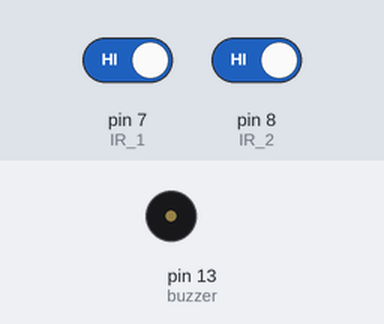
Bench run of a sketch on a simulated Arduino Uno, built with avr-gcc and run on an emulated ATmega328P. Parts: buzzer (waves = sounding, pin HIGH). The test bench sets the inputs (shaded band); at power-on: pin 7 (IR_1) HIGH, pin 8 (IR_2) HIGH.

Above: at 1.2 s.
1.3 s: pin 7 (IR_1) driven LOW
At 2.0 s:
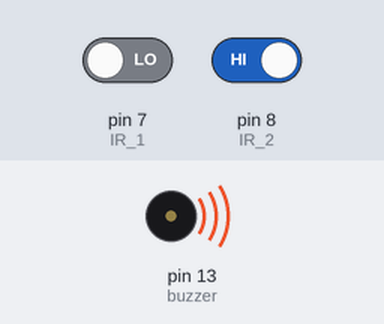
2.8 s: pin 7 (IR_1) driven HIGH
At 3.1 s:
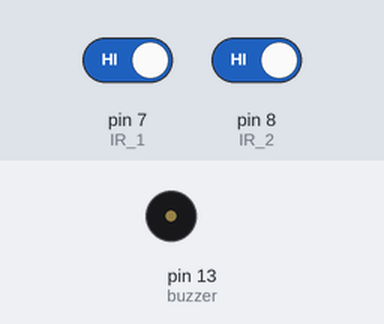
Timing chart, 0 to 5.8 s (numbered marks = the images above; inputs shaded):
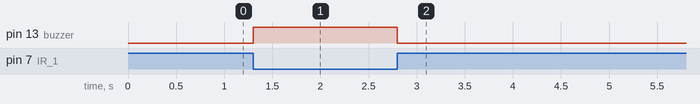

The sketch:

ir_sensor.ino
```cpp
#define IR_1 7
#define IR_2 8
#define buzzer 13

void setup() {
  pinMode(IR_1, INPUT);
  pinMode(IR_2, INPUT);
  pinMode(buzzer, OUTPUT);
}

void loop() {
  // Read sensor values
  int ir1State = digitalRead(IR_1);
  int ir2State = digitalRead(IR_2);

  if (ir1State == LOW) {
    digitalWrite(buzzer, HIGH);
  } else {
    digitalWrite(buzzer, LOW);
  }
}
```

Measured:
- after the input at 1.3 s, pin 13 (buzzer): LOW → HIGH at once
- after the input at 2.8 s, pin 13 (buzzer): HIGH → LOW at once
